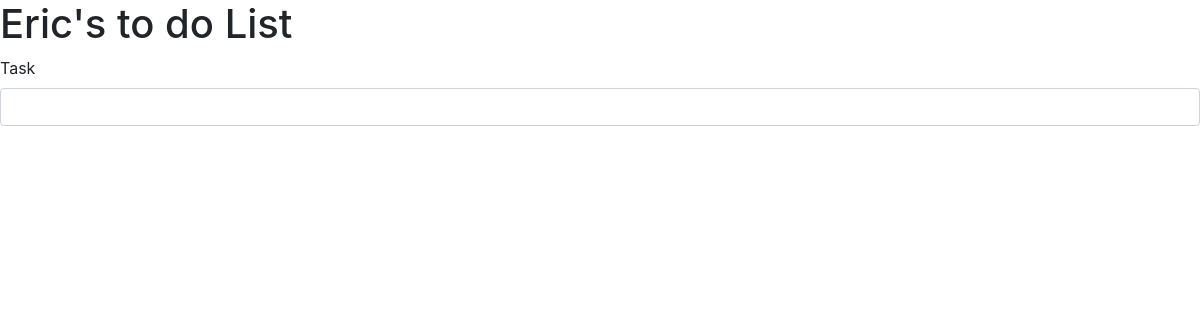
/, run on an earlier commit of the app's database.
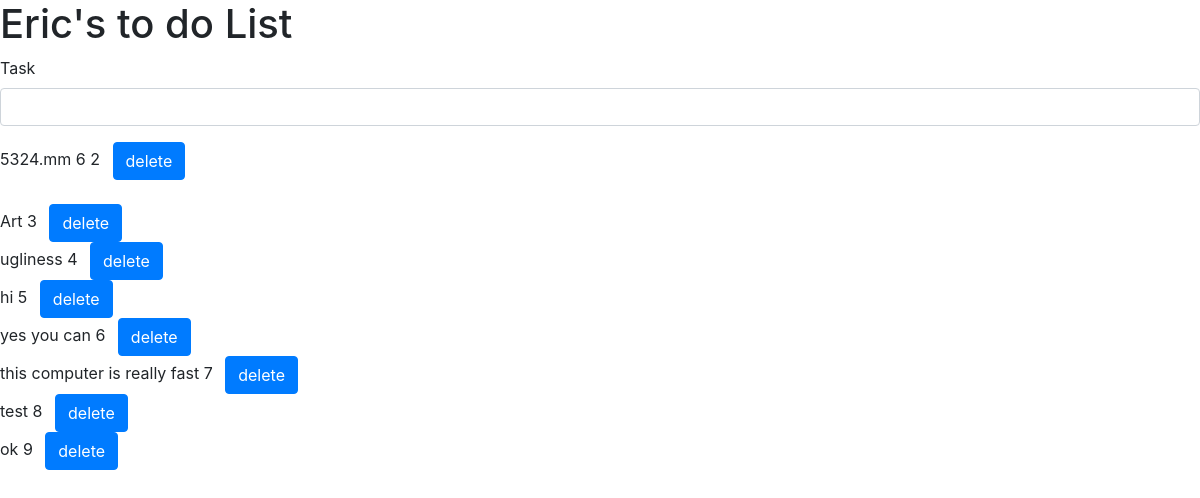
And on a later commit of the database.
### todo/models.py (models this page shows, shortened)
class TodoList(models.Model):
    item=models.CharField(max_length=50, unique=True)

### todo/views.py (the view)
# urls.py: url(r'^$', views.task, name='home'),
def task(request):
    items=TodoList.objects.all()
    if request.method=='POST':
        item=request.POST['task']
        task = TodoList.objects.create(
            item=item
        )
        return redirect('task')
    return render(request,'home.html', {'items': items})

### templates/home.html (shortened to what this page needs)
<html>
    <head>
        <link rel="stylesheet" href="https://stackpath.bootstrapcdn.com/bootstrap/4.1.3/css/bootstrap.min.css">
    </head>
    <body>
        <h1>Eric's to do List</h1>
        <form method="post">
            <div class="form-group">
                <label for="id_task">Task</label>
                <input type="text" class= "form-control" id = "id_task" name='task'>
            </div>
            <div>{% for stuff in items %}
                {{stuff.item}}
                {{stuff.pk}}
                <a href="{% url 'task' %}{{stuff.pk}}" class="btn btn-primary ml-2">delete</a></div>
            <br>
            {% endfor %}
            </div>
        </form>
    </body>
</html>

What changed in the data, as far as the page shows it:
added TodoList: item "5324.mm 6", pk "2"
added TodoList: item "Art", pk "3"
added TodoList: item "ugliness", pk "4"
added TodoList: item "hi", pk "5"
added TodoList: item "yes you can", pk "6"
added TodoList: item "this computer is really fast", pk "7"
added TodoList: item "test", pk "8"
added TodoList: item "ok", pk "9"
